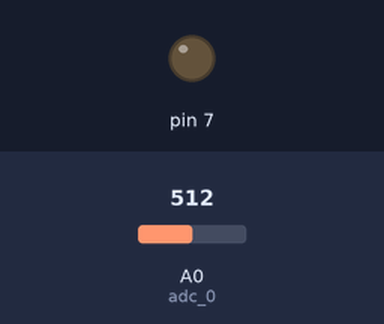
The sketch below on a simulated Arduino Uno, built with avr-gcc and run on an emulated ATmega328P. On the bench: output pins drawn as LEDs (lit = HIGH). The test bench sets the inputs (shaded band); at power-on: A0 (adc_0) = 512. What the sketch prints to the serial monitor is not drawn.

Above: at 1.2 s.
1.3 s: A0 (adc_0) set to 900
2.9 s: A0 (adc_0) set to 1023
Timing chart, 0 to 5.9 s (numbered marks = the images above; inputs shaded):
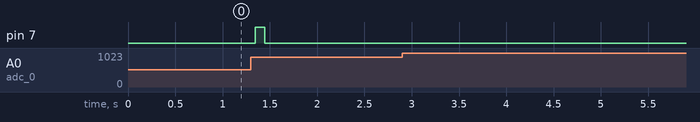

Measured:
- after the input at 1.3 s, pin 7: LOW → HIGH after 0.05 s, → LOW 0.10 s later
- after the input at 2.9 s, every drawn part: stays the same

The sketch:

EmgLed.ino
```cpp
#include <TimerOne.h>

#define arrSize 32
#define noise 800

const int adc_0 = A0;
byte adc_bytes;

double sData = 0;

int val[arrSize]; //массив для сравнения с порогом
int measure;

int i=0;

void setup() {
  Timer1.initialize(3000);
  Timer1.attachInterrupt(sendData);

  Serial.begin(115200);
  pinMode(7,OUTPUT);
  digitalWrite(7,LOW);

  for (int k=0; k<arrSize;k++){
    val[k] = 0;
  }
}

void sendData() {
  val[i] =  map(analogRead(adc_0), 0, 1023, 0, 255); //конвертация из 10бит в байт

  Serial.write("A0");
  Serial.write(val[i]);

  val[i] = 19* val[i];
//  Serial.println(sData);

  i++;

  if (sData > noise)
    digitalWrite(7,HIGH);
  else
    digitalWrite(7,LOW);

  if (i > arrSize - 1) {

    double maxV = val[0], minV = val[0];

    for (int k = 0; k < arrSize; k++) {
      if ( val[k] > maxV)
        maxV = val[k];
      if ( val[k] < minV)
        minV = val[k];
    }
    sData =  0.4*sData + 0.6*(maxV - minV);
    //не выходим индексом i
    i = 0;
  }


}


void loop() {

}
```
